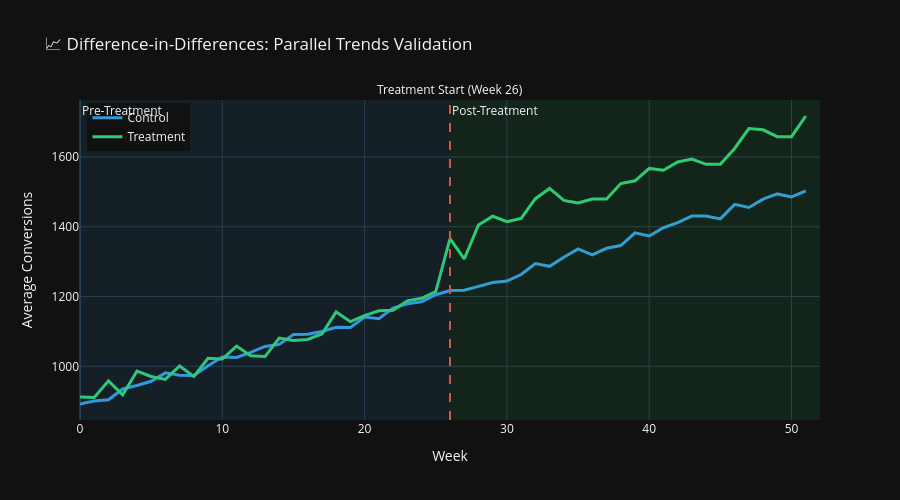

The cell this chart's notebook holds for it:
### Code cell
# Aggregate by treatment group and week
did_agg = did_data.groupby(['week', 'treated'])['conversions'].mean().reset_index()
did_agg['group'] = did_agg['treated'].map({0: 'Control', 1: 'Treatment'})

# Visualize parallel trends
fig = go.Figure()

for group, color in [('Control', '#3498db'), ('Treatment', '#2ecc71')]:
    data = did_agg[did_agg['group'] == group]
    fig.add_trace(go.Scatter(
        x=data['week'], y=data['conversions'],
        mode='lines', name=group,
        line=dict(color=color, width=3)
    ))

# Add treatment line
fig.add_vline(x=26, line_dash="dash", line_color="#e74c3c", line_width=2,
              annotation_text="Treatment Start (Week 26)", annotation_position="top")

# Add shaded regions
fig.add_vrect(x0=0, x1=26, fillcolor="#3498db", opacity=0.1, line_width=0,
              annotation_text="Pre-Treatment", annotation_position="top left")
fig.add_vrect(x0=26, x1=52, fillcolor="#2ecc71", opacity=0.1, line_width=0,
              annotation_text="Post-Treatment", annotation_position="top left")

fig.update_layout(
    title="📈 Difference-in-Differences: Parallel Trends Validation",
    xaxis_title="Week",
    yaxis_title="Average Conversions",
    height=500,
    legend=dict(yanchor="top", y=0.99, xanchor="left", x=0.01)
)
fig.show()

### Figure 1 — Plotly figure (JSON) as saved in the notebook; plotly's stock layout.template omitted (floating-point values rounded to 4 significant figures)
{"data": [{"line": {"color": "#3498db", "width": 3}, "mode": "lines", "name": "Control", "type": "scatter", "x": [0, 1, 2, 3, 4, 5, 6, 7, 8, 9, 10, 11, 12, 13, 14, 15, 16, 17, 18, 19, 20, 21, 22, 23, 24, 25, 26, 27, 28, 29, 30, 31, 32, 33, 34, 35, 36, 37, 38, 39, 40, 41, 42, 43, 44, 45, 46, 47, 48, 49, 50, 51], "y": [892.0, 900.5, 904.0, 935.0, 945.0, 957.0, 981.2, 974.2, 973.7, 1002.0, 1027.0, 1025.0, 1040.0, 1057.0, 1063.0, 1091.0, 1092.0, 1100.0, 1112.0, 1111.0, 1141.0, 1136.0, 1167.0, 1179.0, 1185.0, 1205.0, 1217.0, 1218.0, 1229.0, 1240.0, 1244.0, 1263.0, 1295.0, 1287.0, 1313.0, 1336.0, 1319.0, 1338.0, 1346.0, 1382.0, 1374.0, 1397.0, 1412.0, 1431.0, 1431.0, 1422.0, 1464.0, 1455.0, 1479.0, 1494.0, 1485.0, 1503.0]}, {"line": {"color": "#2ecc71", "width": 3}, "mode": "lines", "name": "Treatment", "type": "scatter", "x": [0, 1, 2, 3, 4, 5, 6, 7, 8, 9, 10, 11, 12, 13, 14, 15, 16, 17, 18, 19, 20, 21, 22, 23, 24, 25, 26, 27, 28, 29, 30, 31, 32, 33, 34, 35, 36, 37, 38, 39, 40, 41, 42, 43, 44, 45, 46, 47, 48, 49, 50, 51], "y": [911.8, 910.6, 958.4, 918.0, 986.0, 971.0, 962.6, 1001.0, 970.9, 1023.0, 1021.0, 1058.0, 1030.0, 1028.0, 1081.0, 1074.0, 1077.0, 1093.0, 1156.0, 1128.0, 1145.0, 1159.0, 1161.0, 1188.0, 1195.0, 1214.0, 1366.0, 1308.0, 1405.0, 1430.0, 1415.0, 1424.0, 1481.0, 1510.0, 1476.0, 1468.0, 1480.0, 1479.0, 1524.0, 1532.0, 1567.0, 1562.0, 1586.0, 1594.0, 1579.0, 1579.0, 1624.0, 1681.0, 1678.0, 1658.0, 1658.0, 1717.0]}], "layout": {"annotations": [{"showarrow": false, "text": "Treatment Start (Week 26)", "x": 26, "xanchor": "center", "xref": "x", "y": 1, "yanchor": "bottom", "yref": "y domain"}, {"showarrow": false, "text": "Pre-Treatment", "x": 0, "xanchor": "left", "xref": "x", "y": 1, "yanchor": "top", "yref": "y domain"}, {"showarrow": false, "text": "Post-Treatment", "x": 26, "xanchor": "left", "xref": "x", "y": 1, "yanchor": "top", "yref": "y domain"}], "height": 500, "legend": {"x": 0.01, "xanchor": "left", "y": 0.99, "yanchor": "top"}, "shapes": [{"line": {"color": "#e74c3c", "dash": "dash", "width": 2}, "type": "line", "x0": 26, "x1": 26, "xref": "x", "y0": 0, "y1": 1, "yref": "y domain"}, {"fillcolor": "#3498db", "line": {"width": 0}, "opacity": 0.1, "type": "rect", "x0": 0, "x1": 26, "xref": "x", "y0": 0, "y1": 1, "yref": "y domain"}, {"fillcolor": "#2ecc71", "line": {"width": 0}, "opacity": 0.1, "type": "rect", "x0": 26, "x1": 52, "xref": "x", "y0": 0, "y1": 1, "yref": "y domain"}], "title": {"text": "📈 Difference-in-Differences: Parallel Trends Validation"}, "xaxis": {"title": {"text": "Week"}}, "yaxis": {"title": {"text": "Average Conversions"}}}}
